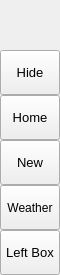
        <widget class="QFrame" name="leftMenuBg">
         <property name="minimumSize">
          <size>
           <width>60</width>
           <height>0</height>
          </size>
         </property>
         <property name="maximumSize">
          <size>
           <width>60</width>
           <height>16777215</height>
          </size>
         </property>
         <property name="frameShape">
          <enum>QFrame::NoFrame</enum>
         </property>
         <property name="frameShadow">
          <enum>QFrame::Raised</enum>
         </property>
         <layout class="QVBoxLayout" name="verticalLayout_3">
          <property name="spacing">
           <number>0</number>
          </property>
          <property name="leftMargin">
           <number>0</number>
          </property>
          <property name="topMargin">
           <number>0</number>
          </property>
          <property name="rightMargin">
           <number>0</number>
          </property>
          <property name="bottomMargin">
           <number>0</number>
          </property>
          <item>
           <widget class="QFrame" name="topLogoInfo">
            <property name="minimumSize">
             <size>
              <width>0</width>
              <height>50</height>
             </size>
            </property>
            <property name="maximumSize">
             <size>
              <width>16777215</width>
              <height>50</height>
             </size>
            </property>
            <property name="frameShape">
             <enum>QFrame::NoFrame</enum>
            </property>
            <property name="frameShadow">
             <enum>QFrame::Raised</enum>
            </property>
            <widget class="QFrame" name="topLogo">
             <property name="geometry">
              <rect>
               <x>10</x>
               <y>5</y>
               <width>42</width>
               <height>42</height>
              </rect>
             </property>
             <property name="minimumSize">
              <size>
               <width>42</width>
               <height>42</height>
              </size>
             </property>
             <property name="maximumSize">
              <size>
               <width>42</width>
               <height>42</height>
              </size>
             </property>
             <property name="frameShape">
              <enum>QFrame::NoFrame</enum>
             </property>
             <property name="frameShadow">
              <enum>QFrame::Raised</enum>
             </property>
            </widget>
            <widget class="QLabel" name="titleLeftApp">
             <property name="geometry">
              <rect>
               <x>70</x>
               <y>8</y>
               <width>160</width>
               <height>20</height>
              </rect>
             </property>
             <property name="font">
              <font>
               <family>Segoe UI Semibold</family>
               <pointsize>12</pointsize>
               <italic>false</italic>
               <bold>false</bold>
              </font>
             </property>
             <property name="text">
              <string>PyDracula</string>
             </property>
             <property name="alignment">
              <set>Qt::AlignLeading|Qt::AlignLeft|Qt::AlignTop</set>
             </property>
            </widget>
            <widget class="QLabel" name="titleLeftDescription">
             <property name="geometry">
              <rect>
               <x>70</x>
               <y>27</y>
               <width>160</width>
               <height>16</height>
              </rect>
             </property>
             <property name="maximumSize">
              <size>
               <width>16777215</width>
               <height>16</height>
              </size>
             </property>
             <property name="font">
              <font>
               <family>Segoe UI</family>
               <pointsize>8</pointsize>
               <italic>false</italic>
               <bold>false</bold>
              </font>
             </property>
             <property name="text">
              <string>Modern GUI / Flat Style</string>
             </property>
             <property name="alignment">
              <set>Qt::AlignLeading|Qt::AlignLeft|Qt::AlignTop</set>
             </property>
            </widget>
           </widget>
          </item>
          <item>
           <widget class="QFrame" name="leftMenuFrame">
            <property name="frameShape">
             <enum>QFrame::NoFrame</enum>
            </property>
            <property name="frameShadow">
             <enum>QFrame::Raised</enum>
            </property>
            <layout class="QVBoxLayout" name="verticalMenuLayout">
             <property name="spacing">
              <number>0</number>
             </property>
             <property name="leftMargin">
              <number>0</number>
             </property>
             <property name="topMargin">
              <number>0</number>
             </property>
             <property name="rightMargin">
              <number>0</number>
             </property>
             <property name="bottomMargin">
              <number>0</number>
             </property>
             <item>
              <widget class="QFrame" name="toggleBox">
               <property name="maximumSize">
                <size>
                 <width>16777215</width>
                 <height>45</height>
                </size>
               </property>
               <property name="frameShape">
                <enum>QFrame::NoFrame</enum>
               </property>
               <property name="frameShadow">
                <enum>QFrame::Raised</enum>
               </property>
               <layout class="QVBoxLayout" name="verticalLayout_4">
                <property name="spacing">
                 <number>0</number>
                </property>
                <property name="leftMargin">
                 <number>0</number>
                </property>
                <property name="topMargin">
                 <number>0</number>
                </property>
                <property name="rightMargin">
                 <number>0</number>
                </property>
                <property name="bottomMargin">
                 <number>0</number>
                </property>
                <item>
                 <widget class="QPushButton" name="toggleButton">
                  <property name="sizePolicy">
                   <sizepolicy hsizetype="Expanding" vsizetype="Fixed">
                    <horstretch>0</horstretch>
                    <verstretch>0</verstretch>
                   </sizepolicy>
                  </property>
                  <property name="minimumSize">
                   <size>
                    <width>0</width>
                    <height>45</height>
                   </size>
                  </property>
                  <property name="font">
                   <font>
                    <family>Segoe UI</family>
                    <pointsize>10</pointsize>
                    <italic>false</italic>
                    <bold>false</bold>
                   </font>
                  </property>
                  <property name="cursor">
                   <cursorShape>PointingHandCursor</cursorShape>
                  </property>
                  <property name="layoutDirection">
                   <enum>Qt::LeftToRight</enum>
                  </property>
                  <property name="styleSheet">
                   <string notr="true">background-image: url(:/icons/images/icons/icon_menu.png);</string>
                  </property>
                  <property name="text">
                   <string>Hide</string>
                  </property>
                 </widget>
                </item>
               </layout>
              </widget>
             </item>
             <item alignment="Qt::AlignTop">
              <widget class="QFrame" name="topMenu">
               <property name="frameShape">
                <enum>QFrame::NoFrame</enum>
               </property>
               <property name="frameShadow">
                <enum>QFrame::Raised</enum>
               </property>
               <layout class="QVBoxLayout" name="verticalLayout_8">
                <property name="spacing">
                 <number>0</number>
                </property>
                <property name="leftMargin">
                 <number>0</number>
                </property>
                <property name="topMargin">
                 <number>0</number>
                </property>
                <property name="rightMargin">
                 <number>0</number>
                </property>
                <property name="bottomMargin">
                 <number>0</number>
                </property>
                <item>
                 <widget class="QPushButton" name="btn_home">
                  <property name="sizePolicy">
                   <sizepolicy hsizetype="Expanding" vsizetype="Fixed">
                    <horstretch>0</horstretch>
                    <verstretch>0</verstretch>
                   </sizepolicy>
                  </property>
                  <property name="minimumSize">
                   <size>
                    <width>0</width>
                    <height>45</height>
                   </size>
                  </property>
                  <property name="font">
                   <font>
                    <family>Segoe UI</family>
                    <pointsize>10</pointsize>
                    <italic>false</italic>
                    <bold>false</bold>
                   </font>
                  </property>
                  <property name="cursor">
                   <cursorShape>PointingHandCursor</cursorShape>
                  </property>
                  <property name="layoutDirection">
                   <enum>Qt::LeftToRight</enum>
                  </property>
                  <property name="styleSheet">
                   <string notr="true">background-image: url(:/icons/images/icons/cil-home.png);</string>
                  </property>
                  <property name="text">
                   <string>Home</string>
                  </property>
                 </widget>
                </item>
                <item>
                 <widget class="QPushButton" name="btn_new">
                  <property name="sizePolicy">
                   <sizepolicy hsizetype="Expanding" vsizetype="Fixed">
                    <horstretch>0</horstretch>
                    <verstretch>0</verstretch>
                   </sizepolicy>
                  </property>
                  <property name="minimumSize">
                   <size>
                    <width>0</width>
                    <height>45</height>
                   </size>
                  </property>
                  <property name="font">
                   <font>
                    <family>Segoe UI</family>
                    <pointsize>10</pointsize>
                    <italic>false</italic>
                    <bold>false</bold>
                   </font>
                  </property>
                  <property name="cursor">
                   <cursorShape>PointingHandCursor</cursorShape>
                  </property>
                  <property name="layoutDirection">
                   <enum>Qt::LeftToRight</enum>
                  </property>
                  <property name="styleSheet">
                   <string notr="true">background-image: url(:/icons/images/icons/cil-file.png);</string>
                  </property>
                  <property name="text">
                   <string>New</string>
                  </property>
                 </widget>
                </item>
                <item>
                 <widget class="QPushButton" name="btn_weather">
                  <property name="enabled">
                   <bool>true</bool>
                  </property>
                  <property name="sizePolicy">
                   <sizepolicy hsizetype="Expanding" vsizetype="Fixed">
                    <horstretch>0</horstretch>
                    <verstretch>0</verstretch>
                   </sizepolicy>
                  </property>
                  <property name="minimumSize">
                   <size>
                    <width>0</width>
                    <height>45</height>
                   </size>
                  </property>
                  <property name="cursor">
                   <cursorShape>PointingHandCursor</cursorShape>
                  </property>
                  <property name="styleSheet">
                   <string notr="true">background-image: url(:/icons/images/icons/cil-moon.png);</string>
                  </property>
                  <property name="text">
                   <string>Weather</string>
                  </property>
                 </widget>
                </item>
               </layout>
              </widget>
             </item>
             <item alignment="Qt::AlignBottom">
              <widget class="QFrame" name="bottomMenu">
               <property name="frameShape">
                <enum>QFrame::NoFrame</enum>
               </property>
               <property name="frameShadow">
                <enum>QFrame::Raised</enum>
               </property>
               <layout class="QVBoxLayout" name="verticalLayout_9">
                <property name="spacing">
                 <number>0</number>
                </property>
                <property name="leftMargin">
                 <number>0</number>
                </property>
                <property name="topMargin">
                 <number>0</number>
                </property>
                <property name="rightMargin">
                 <number>0</number>
                </property>
                <property name="bottomMargin">
                 <number>0</number>
                </property>
                <item>
                 <widget class="QPushButton" name="toggleLeftBox">
                  <property name="sizePolicy">
                   <sizepolicy hsizetype="Expanding" vsizetype="Fixed">
                    <horstretch>0</horstretch>
                    <verstretch>0</verstretch>
                   </sizepolicy>
                  </property>
                  <property name="minimumSize">
                   <size>
                    <width>0</width>
                    <height>45</height>
                   </size>
                  </property>
                  <property name="font">
                   <font>
                    <family>Segoe UI</family>
                    <pointsize>10</pointsize>
                    <italic>false</italic>
                    <bold>false</bold>
                   </font>
                  </property>
                  <property name="cursor">
                   <cursorShape>PointingHandCursor</cursorShape>
                  </property>
                  <property name="layoutDirection">
                   <enum>Qt::LeftToRight</enum>
                  </property>
                  <property name="styleSheet">
                   <string notr="true">background-image: url(:/icons/images/icons/icon_settings.png);</string>
                  </property>
                  <property name="text">
                   <string>Left Box</string>
                  </property>
                 </widget>
                </item>
               </layout>
              </widget>
             </item>
            </layout>
           </widget>
          </item>
         </layout>
        </widget>
